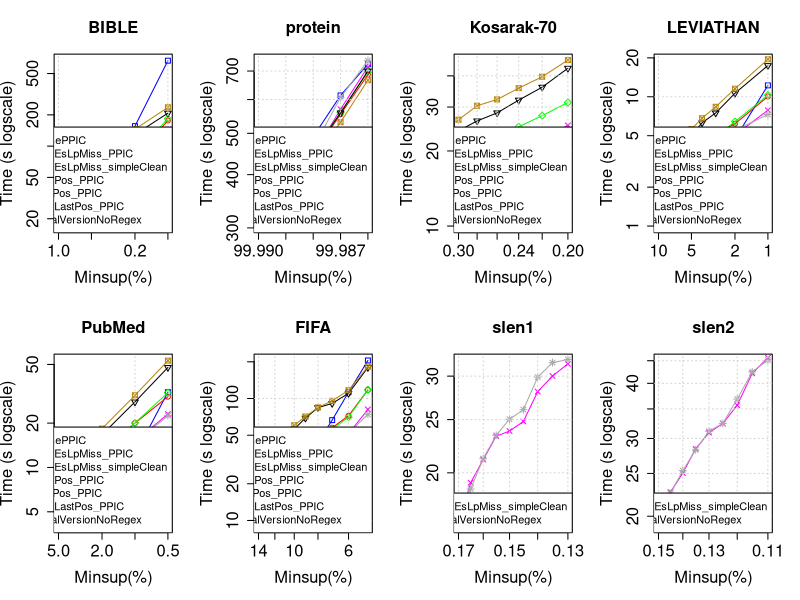

R code for this plot:
tiff("UltimateComparisonPPIC.png", width=18, height=9, units='in', res=120)
par(mfrow=c(2,4), cex.lab=1.5, cex.axis=1.5, cex.main=1.5, cex.sub=1.5)

#BIBLE
#DATA
x <- c(0.01, 0.009, 0.008, 0.007, 0.006, 0.005, 0.004, 0.003, 0.002, 0.001)*100

zero <- c(18850, 18071, 17611, 19872, 23860, 33086, 44031, 64446, 155871, 664830)/1000
one <- c(28247, 23874, 27147, 28035, 30995, 37511, 43290, 55725, 77181, 176405)/1000
two <- c(28351, 20613, 21988, 21630, 25407, 28760, 34332, 42121, 59129, 144700)/1000
three <- c(37337, 32697, 27970, 30373, 32682, 40591, 48069, 60031, 83409, 183919)/1000
four <- c(38116, 36789, 38283, 40639, 46390, 55533, 64153, 80930, 129417, 207934)/1000
five <- c(47368, 43620, 45367, 49363, 52340, 60683, 71579, 91719, 145451, 236287)/1000
six <- c(22525, 20743, 21401, 22428, 23459, 28200, 33593, 42280, 58723, 143557)/1000

#PLOT
plot(x, zero, log = "xy", type="o", pch=0, xlab="Minsup(%)",ylab="Time (s logscale)", col="blue", xlim = rev(range(x)), ylim=c(17, 664))
lines(x, one, col="red", type="o", pch=1)
lines(x, two, col="magenta", type="o", pch=4)
lines(x, three, col="green", type="o", pch=5)
lines(x, four, col="black", type="o", pch=6)
lines(x, five, col="darkgoldenrod", type="o", pch=7)
lines(x, six, col="darkgrey", type="o", pch=8)
title(main="BIBLE", cex.lab=1.5, cex.axis=1.5, cex.main=1.5, cex.sub=1.5)
grid()
legend("bottomright", legend=c("BasePPIC", "MmEsLpMiss_PPIC", "MmEsLpMiss_simpleClean", "firstPos_PPIC", "lastPos_PPIC", "firstLastPos_PPIC", "FinalVersionNoRegex"), lty=c(1,1),lwd=c(2,2), col=c("blue", "red", "magenta", "green", "black", "darkgoldenrod", "darkgrey"), cex = 1)

#protein
#DATA
x <- c(0.9999, 0.99988, 0.99987, 0.99986)*100

zero <- c(359711, 490719, 613541, 726131)/1000
one <- c(316549, 446706, 554299, 686114)/1000
two <- c(307324, 445807, 569527, 715469)/1000
three <- c(309208, 452549, 559197, 697818)/1000
four <- c(315680, 451714, 558246, 699961)/1000
five <- c(303855, 432112, 531031, 666018)/1000
six <- c(325769, 462997, 606735, 740408)/1000

#PLOT
plot(x, zero, log = "xy", type="o", pch=0, xlab="Minsup(%)",ylab="Time (s logscale)", col="blue", xlim = rev(range(x)), ylim=c(303, 740))
lines(x, one, col="red", type="o", pch=1)
lines(x, two, col="magenta", type="o", pch=4)
lines(x, three, col="green", type="o", pch=5)
lines(x, four, col="black", type="o", pch=6)
lines(x, five, col="darkgoldenrod", type="o", pch=7)
lines(x, six, col="darkgrey", type="o", pch=8)
title(main="protein", cex.lab=1.5, cex.axis=1.5, cex.main=1.5, cex.sub=1.5)
grid()
legend("bottomright", legend=c("BasePPIC", "MmEsLpMiss_PPIC", "MmEsLpMiss_simpleClean", "firstPos_PPIC", "lastPos_PPIC", "firstLastPos_PPIC", "FinalVersionNoRegex"), lty=c(1,1),lwd=c(2,2), col=c("blue", "red", "magenta", "green", "black", "darkgoldenrod", "darkgrey"), cex = 1)

#Kosarak-70
#DATA
x <- c(0.003, 0.0028, 0.0026, 0.0024, 0.0022, 0.002)*100

zero <- c(10592, 10615, 11709, 12472, 13241, 15153)/1000
one <- c(15922, 16873, 18065, 19459, 21731, 24384)/1000
two <- c(16688, 17908, 18961, 20953, 22498, 25327)/1000
three <- c(19982, 21280, 22647, 25012, 27708, 31294)/1000
four <- c(24075, 26398, 28432, 31986, 36034, 42928)/1000
five <- c(26692, 30363, 32181, 35716, 39687, 46274)/1000
six <- c(15588, 17048, 17596, 19098, 20958, 23497)/1000

#PLOT
plot(x, zero, log = "xy", type="o", pch=0, xlab="Minsup(%)",ylab="Time (s logscale)", col="blue", xlim = rev(range(x)), ylim=c(10, 46))
lines(x, one, col="red", type="o", pch=1)
lines(x, two, col="magenta", type="o", pch=4)
lines(x, three, col="green", type="o", pch=5)
lines(x, four, col="black", type="o", pch=6)
lines(x, five, col="darkgoldenrod", type="o", pch=7)
lines(x, six, col="darkgrey", type="o", pch=8)
title(main="Kosarak-70", cex.lab=1.5, cex.axis=1.5, cex.main=1.5, cex.sub=1.5)
grid()
legend("bottomright", legend=c("BasePPIC", "MmEsLpMiss_PPIC", "MmEsLpMiss_simpleClean", "firstPos_PPIC", "lastPos_PPIC", "firstLastPos_PPIC", "FinalVersionNoRegex"), lty=c(1,1),lwd=c(2,2), col=c("blue", "red", "magenta", "green", "black", "darkgoldenrod", "darkgrey"), cex = 1)

#LEVIATHAN
#DATA
x <- c(0.1, 0.09, 0.08, 0.07, 0.06, 0.05, 0.04, 0.03, 0.02, 0.01)*100

zero <- c(1729, 1793, 1857, 1919, 2077, 2306, 2672, 3117, 4718, 12253)/1000
one <- c(3170, 2933, 3398, 4253, 3470, 3782, 4780, 5159, 6189, 10052)/1000
two <- c(2746, 2609, 2725, 2889, 3212, 3208, 3636, 4063, 5061, 7866)/1000
three <- c(2932, 2806, 3000, 3212, 4023, 3833, 4207, 4933, 6428, 10305)/1000
four <- c(3312, 3562, 3634, 4135, 4491, 5009, 6289, 7502, 10645, 17440)/1000
five <- c(4143, 3796, 3990, 4555, 4970, 5620, 6821, 8364, 11543, 19496)/1000
six <- c(2510, 2577, 2677, 2725, 3081, 3125, 3601, 3887, 5504, 7288)/1000

#PLOT
plot(x, zero, log = "xy", type="o", pch=0, xlab="Minsup(%)",ylab="Time (s logscale)", col="blue", xlim = rev(range(x)), ylim=c(1, 19))
lines(x, one, col="red", type="o", pch=1)
lines(x, two, col="magenta", type="o", pch=4)
lines(x, three, col="green", type="o", pch=5)
lines(x, four, col="black", type="o", pch=6)
lines(x, five, col="darkgoldenrod", type="o", pch=7)
lines(x, six, col="darkgrey", type="o", pch=8)
title(main="LEVIATHAN", cex.lab=1.5, cex.axis=1.5, cex.main=1.5, cex.sub=1.5)
grid()
legend("bottomright", legend=c("BasePPIC", "MmEsLpMiss_PPIC", "MmEsLpMiss_simpleClean", "firstPos_PPIC", "lastPos_PPIC", "firstLastPos_PPIC", "FinalVersionNoRegex"), lty=c(1,1),lwd=c(2,2), col=c("blue", "red", "magenta", "green", "black", "darkgoldenrod", "darkgrey"), cex = 1)

#PubMed
#DATA
x <- c(0.05, 0.04, 0.03, 0.02, 0.01, 0.005)*100

zero <- c(4767, 5261, 6040, 7894, 12184, 32451)/1000
one <- c(9556, 10489, 10974, 12881, 20003, 30201)/1000
two <- c(8387, 8745, 9591, 10901, 15052, 23029)/1000
three <- c(8972, 9745, 10642, 12941, 20040, 32171)/1000
four <- c(10259, 11391, 12983, 16680, 27852, 47720)/1000
five <- c(11880, 13242, 14432, 18345, 30869, 53054)/1000
six <- c(8307, 8559, 9442, 10633, 14689, 22462)/1000

#PLOT
plot(x, zero, log = "xy", type="o", pch=0, xlab="Minsup(%)",ylab="Time (s logscale)", col="blue", xlim = rev(range(x)), ylim=c(4, 53))
lines(x, one, col="red", type="o", pch=1)
lines(x, two, col="magenta", type="o", pch=4)
lines(x, three, col="green", type="o", pch=5)
lines(x, four, col="black", type="o", pch=6)
lines(x, five, col="darkgoldenrod", type="o", pch=7)
lines(x, six, col="darkgrey", type="o", pch=8)
title(main="PubMed", cex.lab=1.5, cex.axis=1.5, cex.main=1.5, cex.sub=1.5)
grid()
legend("bottomright", legend=c("BasePPIC", "MmEsLpMiss_PPIC", "MmEsLpMiss_simpleClean", "firstPos_PPIC", "lastPos_PPIC", "firstLastPos_PPIC", "FinalVersionNoRegex"), lty=c(1,1),lwd=c(2,2), col=c("blue", "red", "magenta", "green", "black", "darkgoldenrod", "darkgrey"), cex = 1)

#FIFA
#DATA
x <- c(0.14, 0.12, 0.1, 0.09, 0.08, 0.07, 0.06, 0.05)*100

zero <- c(9423, 13932, 21048, 31249, 43581, 66511, 112528, 204980)/1000
one <- c(26572, 28193, 35703, 44324, 48639, 57630, 72229, 117669)/1000
two <- c(21749, 23663, 28585, 31912, 36089, 41339, 51483, 81367)/1000
three <- c(26603, 28358, 35788, 41110, 47167, 55843, 70414, 117975)/1000
four <- c(40412, 44953, 56164, 69132, 84163, 91173, 110146, 179647)/1000
five <- c(44359, 47508, 60336, 71129, 84512, 95768, 116766, 182728)/1000
six <- c(20683, 22658, 26916, 30191, 34036, 41168, 52060, 74124)/1000

#PLOT
plot(x, zero, log = "xy", type="o", pch=0, xlab="Minsup(%)",ylab="Time (s logscale)", col="blue", xlim = rev(range(x)), ylim=c(9, 204))
lines(x, one, col="red", type="o", pch=1)
lines(x, two, col="magenta", type="o", pch=4)
lines(x, three, col="green", type="o", pch=5)
lines(x, four, col="black", type="o", pch=6)
lines(x, five, col="darkgoldenrod", type="o", pch=7)
lines(x, six, col="darkgrey", type="o", pch=8)
title(main="FIFA", cex.lab=1.5, cex.axis=1.5, cex.main=1.5, cex.sub=1.5)
grid()
legend("bottomright", legend=c("BasePPIC", "MmEsLpMiss_PPIC", "MmEsLpMiss_simpleClean", "firstPos_PPIC", "lastPos_PPIC", "firstLastPos_PPIC", "FinalVersionNoRegex"), lty=c(1,1),lwd=c(2,2), col=c("blue", "red", "magenta", "green", "black", "darkgoldenrod", "darkgrey"), cex = 1)

#slen1
#DATA
x <- c(0.0017, 0.00165, 0.0016, 0.00155, 0.0015, 0.00145, 0.0014, 0.00135, 0.0013)*100

two <- c(16109, 19190, 21142, 23318, 23831, 24810, 28111, 30013, 31588)/1000
six <- c(16903, 18691, 21227, 23410, 25048, 26062, 29873, 31750, 32163)/1000

#PLOT
plot(x, two, log = "xy", type="o", pch=4, xlab="Minsup(%)",ylab="Time (s logscale)", col="magenta", xlim = rev(range(x)), ylim=c(16, 32))
lines(x, six, col="darkgrey", type="o", pch=8)
title(main="slen1", cex.lab=1.5, cex.axis=1.5, cex.main=1.5, cex.sub=1.5)
grid()
legend("bottomright", legend=c("MmEsLpMiss_simpleClean", "FinalVersionNoRegex"), lty=c(1,1),lwd=c(2,2), col=c("magenta", "darkgrey"), cex = 1)

#slen2
#DATA
x <- c(0.0015, 0.00145, 0.0014, 0.00135, 0.0013, 0.00125, 0.0012, 0.00115, 0.0011)*100

two <- c(19480, 22694, 25047, 28425, 30926, 32442, 35665, 42130, 45709)/1000
six <- c(20289, 22537, 25372, 28287, 31163, 32456, 36837, 42475, 45137)/1000

#PLOT
plot(x, two, log = "xy", type="o", pch=4, xlab="Minsup(%)",ylab="Time (s logscale)", col="magenta", xlim = rev(range(x)), ylim=c(19, 45))
lines(x, six, col="darkgrey", type="o", pch=8)
title(main="slen2", cex.lab=1.5, cex.axis=1.5, cex.main=1.5, cex.sub=1.5)
grid()
legend("bottomright", legend=c("MmEsLpMiss_simpleClean", "FinalVersionNoRegex"), lty=c(1,1),lwd=c(2,2), col=c("magenta", "darkgrey"), cex = 1)

dev.off()
